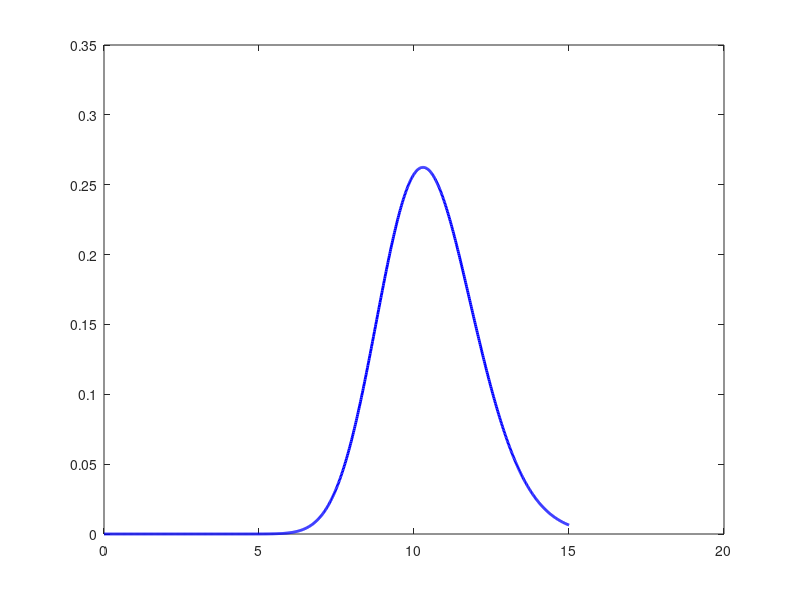

The MATLAB source for this figure: (Note: this script raises an error after producing the figure.)
%% Creating and plotting gamma distribution

x = linspace(0,15,1000); % x-values to consider

sc = 10; % number of identical states (more states gives narrower distribution)
a1 = 47; % shape parameter
b1 = 1/4.47; % scale parameter
mean1 = a1*b1; % mean = shape * scale

% Create gamma distribution pdf
y1 = gampdf(x,a1,b1);
% Create gamma distribution cdf
y1cdf = gamcdf(x,a1,b1);

%% Redo with different shape parameter (to shift mean)

% sc2 = sc; % number of identical states
% a2 = 47; % shape parameter
% b2 = 4.47; % scale parameter
% mean2 = a2*b2; % mean = shape * scale
% 
% % Create gamma distribution pdf
% y2 = gampdf(x,a2,b2);
% % Create gamma distribution cdf
% y2cdf = gamcdf(x,a2,b2);

%% Plot gamma distribution pdf

figure(10)
plot(x,y1,'b','linewidth',2)
hold on
plot(x,y2,'r','linewidth',2)
plot([mean1 mean1],[0 max([y1 y2])*1.1],'b')
plot([mean2 mean2],[0 max([y1 y2])*1.1],'r')
hold off
set(gca,'fontsize',14)
title('Probability Distribution Function')

%% Plot gamma distribution cdf

figure(11)
plot(x,y1cdf,'b','linewidth',2)
hold on
plot(x,y2cdf,'r','linewidth',2)
plot([mean1 mean1],[0 1],'b')
plot([mean2 mean2],[0 1],'r')
hold off
grid on
set(gca,'fontsize',14)
title('Cumulative Distribution Function')

